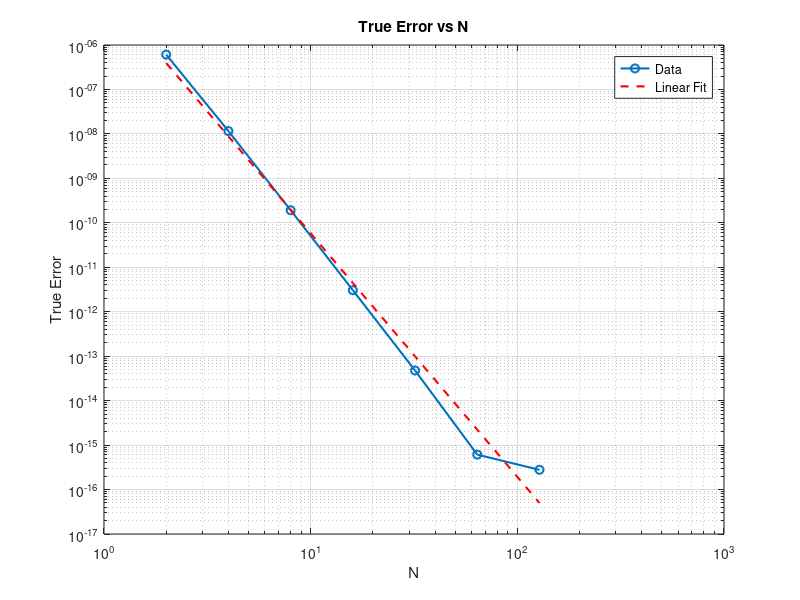

The MATLAB script that drew this image:
% This code performs numerical integration by dividing a given integration interval
% [a,b] into N segments and performing n-th order polynomial integration in each segment.

clc         
clear
clearvars   
format long

a = 0;       
b = 1;
f = @(x) sin(x)./(1+x);      
N = 2;       
exact = 0.284226985512411;   
n = 4;          

true_errors = zeros(7,1);
index_ = 1;
while N<=128 % loop over various total number of segments
    h = (b-a)/N;    
    Sum = 0;    
    for i = 1:N   % Loop over segments
       % Sub-interval x-values and corresponding y values, (discrete data)
       x = linspace(a + h*(i-1), a + h*i, n+1);
       y = f(x);
       % Calculating coef-vector for sub-interval
       A = flip(polyfit(x,y,n)); % coefficients, order matters
       % Calculate the area under the polynomial p(x)
       Area = 0;
       for j = 1:n+1
          Area = Area + A(j) / j * (x(end)^j - x(1)^j);
       end
       Sum = Sum + Area;
    end
    error = abs(Sum - exact);
    fprintf('N = %d: True Error = %.20e\n', N, error);

    % error log
    true_errors(index_) = error;
    index_ = index_ +1;
    N = N*2;
end

% Given data
N = [2, 4, 8, 16, 32, 64, 128];

% Plot the data
figure;
loglog(N, true_errors, 'o-', 'LineWidth', 1.5);
xlabel('N');
ylabel('True Error');
title('True Error vs N');
grid on;

% Fit a linear regression line to the data
p = polyfit(log(N), log(true_errors), 1);
slope = p(1); % Slope of the linear regression line

% Add the linear regression line to the plot
hold on;
loglog(N, exp(p(2)) * N.^slope, '--', 'Color', 'red', 'LineWidth', 1.5);
legend('Data', 'Linear Fit', 'Location', 'Best');
hold off;

% Display the slope
fprintf('Slope of the linear fit: %.2f\n', slope);

